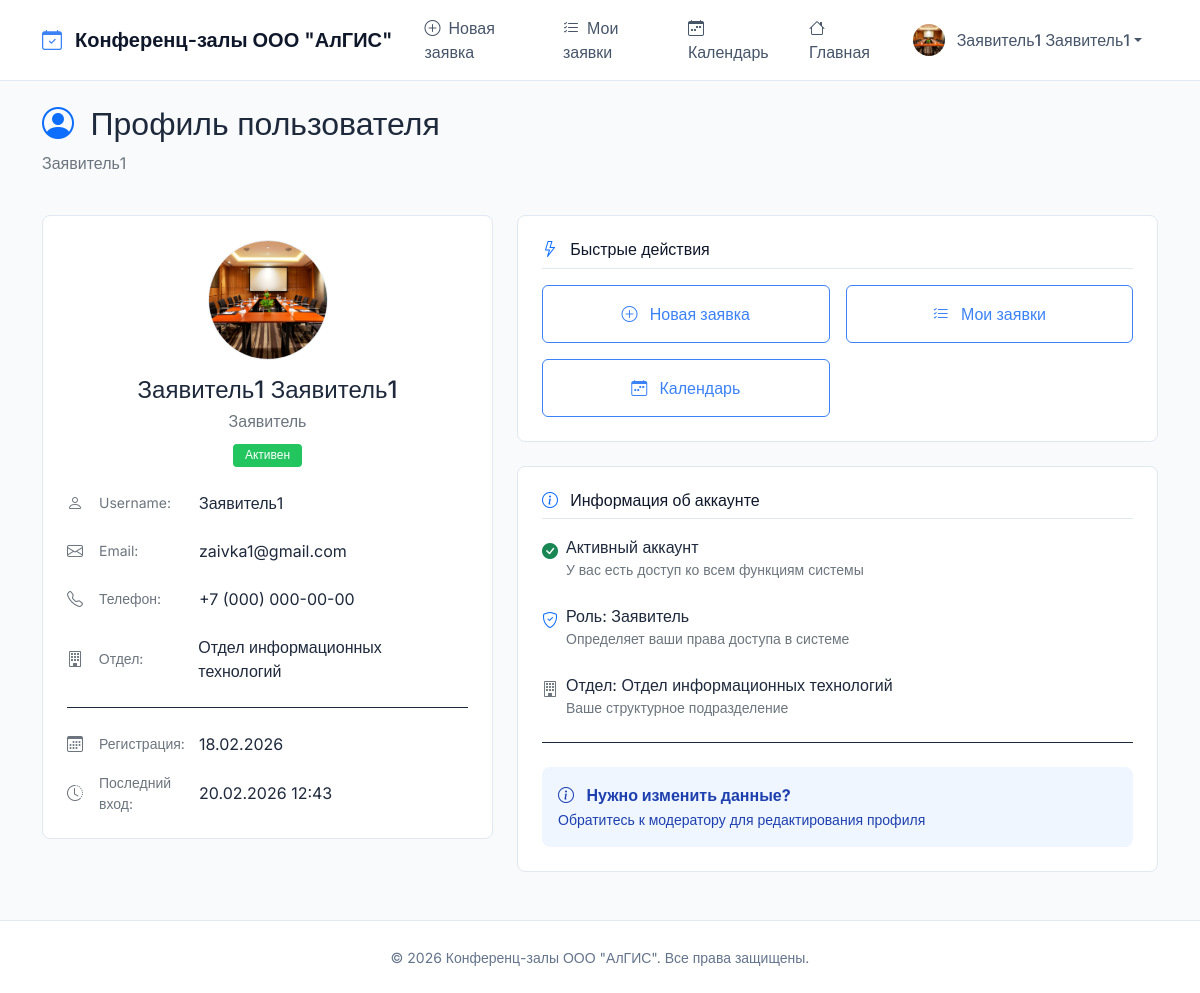
The app's page /profile/ (signed in), older data.
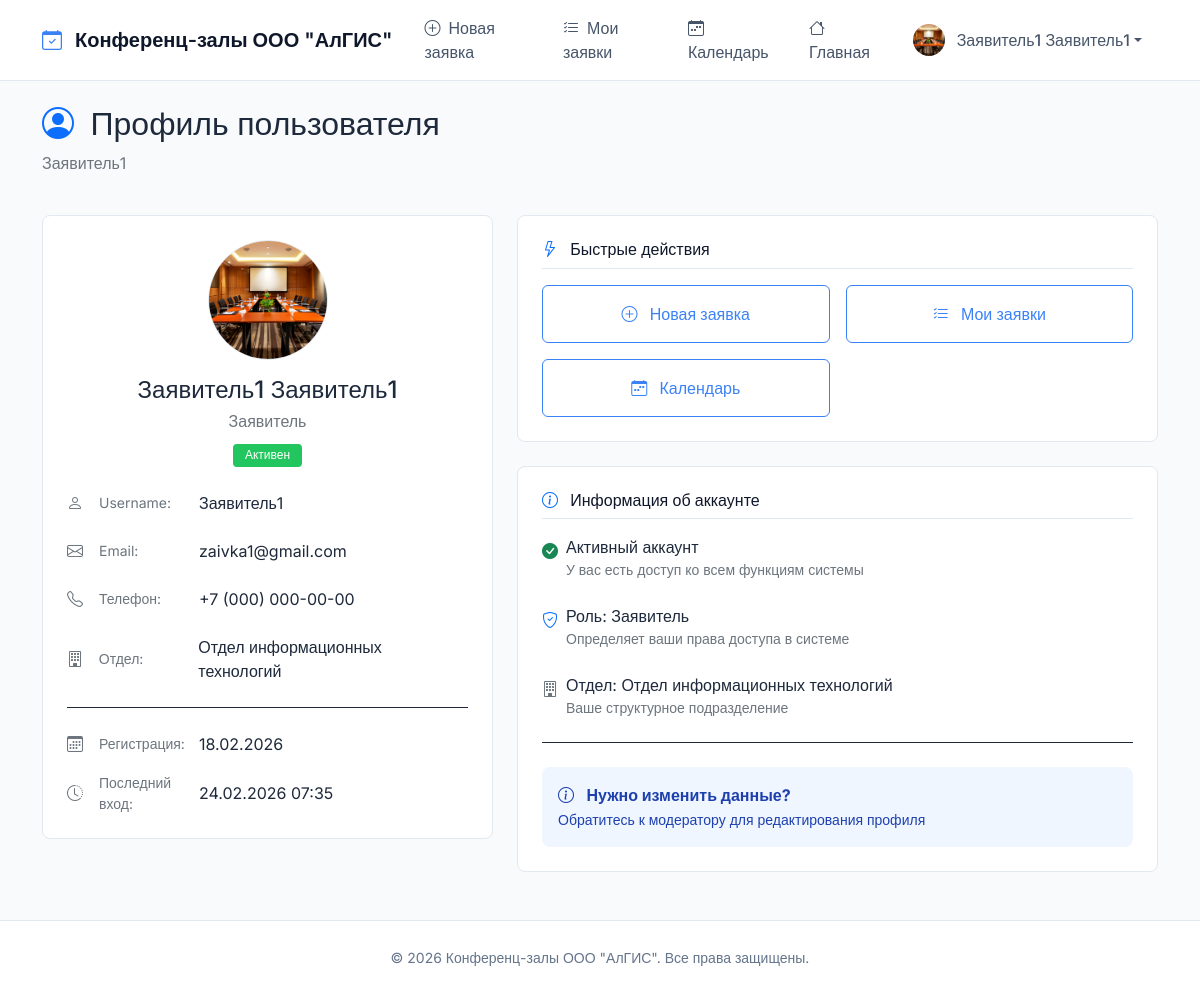
The same page, newer data.
### bookings/models.py (models this page shows, shortened)
class User(AbstractUser):
    ROLE_CHOICES = (
        ('moderator', 'Модератор'),
        ('requester', 'Заявитель'),
        ('employee', 'Сотрудник'),
    )
    role = models.CharField(max_length=20, choices=ROLE_CHOICES, default='employee', verbose_name="Роль")
    phone = models.CharField(max_length=20, blank=True, verbose_name="Телефон")
    department = models.CharField(max_length=100, blank=True, verbose_name="Отдел")
    avatar = models.ImageField(upload_to='avatars/', blank=True, null=True, verbose_name="Аватар")
    def get_full_name(self):
        if self.first_name and self.last_name:
            return f"{self.first_name} {self.last_name}"
        return self.username
    class Meta:
        verbose_name = "Пользователь"
        verbose_name_plural = "Пользователи"

### bookings/views.py (the view)
# urls.py: path('profile/', views.profile, name='profile'),
@any_role_required
def profile(request):
    user = request.user
    context = {
        'profile_user': user,
        'total_bookings': Booking.objects.filter(requester=user).count(),
        'pending_bookings': Booking.objects.filter(requester=user, status='pending').count(),
        'approved_bookings': Booking.objects.filter(requester=user, status='approved').count(),
        'rejected_bookings': Booking.objects.filter(requester=user, status='rejected').count(),
        'cancelled_bookings': Booking.objects.filter(requester=user, status='cancelled').count(),
        'recent_bookings': Booking.objects.filter(requester=user).order_by('-created_at')[:5],
        'active_bookings': Booking.objects.filter(
            requester=user, status='approved', start_time__gte=timezone.now()
        ).order_by('start_time')[:3],
        'now': timezone.now(),
    }
    return render(request, 'bookings/profile.html', context)

### bookings/templates/bookings/profile.html (shortened to what the changed rows need)
{% extends 'bookings/base.html' %}
{% load static %}
{% block content %}
<div class="row mb-4">
    <div class="col-12">
        <h2 class="fw-semibold">
            <i class="bi bi-person-circle text-primary me-2"></i>
            Профиль пользователя
        </h2>
        <p class="text-secondary">{{ profile_user.username }}</p>
    </div>
</div>
<div class="row g-4">
    <div class="col-lg-5">
        <div class="border rounded-3 bg-white p-4">
            <div class="text-center mb-4">
                <div class="mb-3 position-relative d-inline-block">
                    {% if profile_user.avatar and profile_user.avatar.url %}
                        <img src="{{ profile_user.avatar.url }}"
                             class="rounded-circle border border-3"
                             style="width: 120px; height: 120px; object-fit: cover;"
                             alt="{{ profile_user.username }}">
                    {% else %}
                        <div class="bg-primary bg-opacity-10 rounded-circle d-flex align-items-center justify-content-center"
                             style="width: 120px; height: 120px; margin: 0 auto;">
                            <i class="bi bi-person-circle text-primary" style="font-size: 4rem;"></i>
                        </div>
                    {% endif %}
                </div>
                <h4 class="fw-semibold mb-1">{{ profile_user.get_full_name|default:profile_user.username }}</h4>
                <p class="text-secondary mb-2">{{ profile_user.get_role_display }}</p>
                <span class="badge {% if profile_user.is_active %}bg-success{% else %}bg-secondary{% endif %}">
                    {{ profile_user.is_active|yesno:"Активен,Неактивен" }}
                </span>
            </div>
            <div class="vstack gap-3">
                <div class="d-flex align-items-center">
                    <i class="bi bi-person text-secondary me-2" style="width: 1.5rem;"></i>
                    <span class="text-secondary small" style="width: 100px;">Username:</span>
                    <span class="fw-medium">{{ profile_user.username }}</span>
                </div>
                <div class="d-flex align-items-center">
                    <i class="bi bi-envelope text-secondary me-2" style="width: 1.5rem;"></i>
                    <span class="text-secondary small" style="width: 100px;">Email:</span>
                    <span class="fw-medium">{{ profile_user.email }}</span>
                </div>
                <div class="d-flex align-items-center">
                    <i class="bi bi-telephone text-secondary me-2" style="width: 1.5rem;"></i>
                    <span class="text-secondary small" style="width: 100px;">Телефон:</span>
                    <span class="fw-medium">{{ profile_user.phone|default:"—" }}</span>
                </div>
                <div class="d-flex align-items-center">
                    <i class="bi bi-building text-secondary me-2" style="width: 1.5rem;"></i>
                    <span class="text-secondary small" style="width: 100px;">Отдел:</span>
                    <span class="fw-medium">{{ profile_user.department|default:"—" }}</span>
                </div>
            </div>
            <div class="vstack gap-2">
                <div class="d-flex align-items-center">
                    <i class="bi bi-calendar3 text-secondary me-2" style="width: 1.5rem;"></i>
                    <span class="text-secondary small" style="width: 100px;">Регистрация:</span>
                    <span class="fw-medium">{{ profile_user.date_joined|date:"d.m.Y" }}</span>
                </div>
                <div class="d-flex align-items-center">
                    <i class="bi bi-clock-history text-secondary me-2" style="width: 1.5rem;"></i>
                    <span class="text-secondary small" style="width: 100px;">Последний вход:</span>
                    <span class="fw-medium">{{ profile_user.last_login|date:"d.m.Y H:i"|default:"никогда" }}</span>
                </div>
            </div>
        </div>
    </div>
    <div class="col-lg-7">
        <div class="border rounded-3 bg-white p-4">
            <div class="vstack gap-3">
                <div class="d-flex align-items-start">
                    <div>
                        <div class="fw-medium">Роль: {{ profile_user.get_role_display }}</div>
                        <div class="text-secondary small">Определяет ваши права доступа в системе</div>
                    </div>
                </div>
                <div class="d-flex align-items-start">
                    <div>
                        <div class="fw-medium">Отдел: {{ profile_user.department|default:"Не указан" }}</div>
                        <div class="text-secondary small">Ваше структурное подразделение</div>
                    </div>
                </div>
            </div>
        </div>
    </div>
</div>
{% endblock %}

### bookings/templates/bookings/base.html (shortened to what the changed rows need)
<!DOCTYPE html>
<html lang="ru">
<head>
    <link href="https://cdn.jsdelivr.net/npm/bootstrap@5.1.3/dist/css/bootstrap.min.css" rel="stylesheet">
    <link rel="stylesheet" href="https://cdn.jsdelivr.net/npm/bootstrap-icons@1.8.1/font/bootstrap-icons.css">
    {% load static %}
    <link rel="stylesheet" href="{% static 'bookings/css/style.css' %}">
</head>
<body>
    <nav class="navbar navbar-expand-lg">
        <div class="container">
            <div class="collapse navbar-collapse" id="navbarNav">
                <ul class="navbar-nav">
                    {% if user.is_authenticated %}
                        <li class="nav-item dropdown">
                            <a class="nav-link dropdown-toggle" href="#" id="userDropdown" role="button"
                               data-bs-toggle="dropdown" aria-expanded="false">
                                {% if user.avatar and user.avatar.url %}
                                    <img src="{{ user.avatar.url }}" class="avatar-image" alt="{{ user.username }}">
                                {% else %}
                                    <div class="avatar-circle">
                                        {{ user.username|first|upper }}
                                    </div>
                                {% endif %}
                                <span class="user-name d-none d-lg-inline">{{ user.get_full_name|default:user.username }}</span>
                            </a>
                        </li>
                    {% endif %}
                </ul>
            </div>
        </div>
    </nav>
    <main class="container mt-4">
        {% block content %}
        {% endblock %}
    </main>
</body>
</html>

Row changes from the older to the newer data that the page shows:
changed User "Заявитель1 Заявитель1": last_login "20.02.2026 12:43" → "24.02.2026 07:35"
